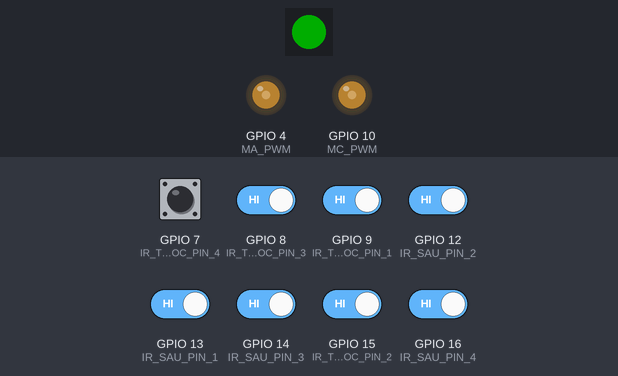
Recording of a sketch running on a simulated ESP32-S3. On the bench: 1 RGB LEDs in strip order, left to right, output pins drawn as LEDs (lit = HIGH). The test bench sets the inputs (shaded band); at power-on: GPIO 7 (IR_TRUOC_PIN_4), GPIO 8 (IR_TRUOC_PIN_3), GPIO 9 (IR_TRUOC_PIN_1), GPIO 12 (IR_SAU_PIN_2), GPIO 13 (IR_SAU_PIN_1), GPIO 14 (IR_SAU_PIN_3), GPIO 15 (IR_TRUOC_PIN_2), GPIO 16 (IR_SAU_PIN_4) HIGH. Dim RGB values are drawn brighter than linear; pins used as bus, display or sensor lines are not drawn.

Above: at 4.2 s.
4.3 s: GPIO 7 (IR_TRUOC_PIN_4) pulsed LOW 2 times (0.12 s each, 0.3 s apart)
At 6.7 s:
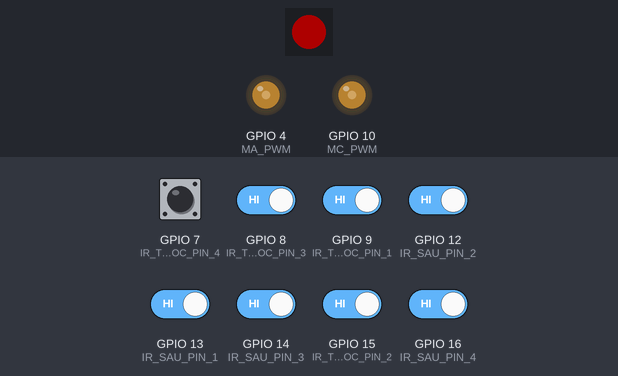
7.9 s: GPIO 7 (IR_TRUOC_PIN_4) driven LOW
At 10.1 s:
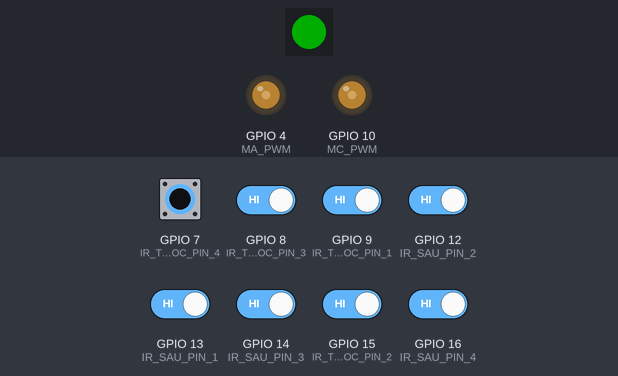
10.6 s: GPIO 7 (IR_TRUOC_PIN_4) driven HIGH
At 11.5 s:
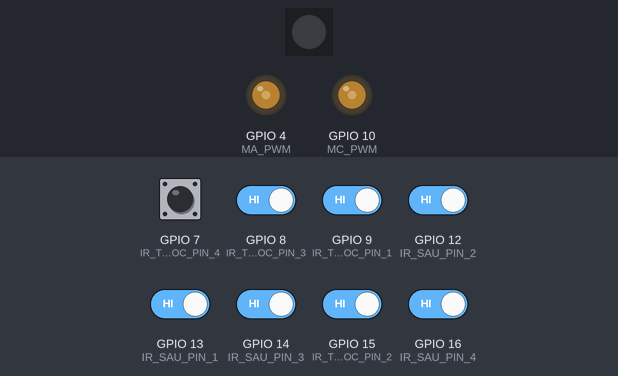
Timing chart, 0 to 22.2 s (numbered marks = the images above; inputs shaded):
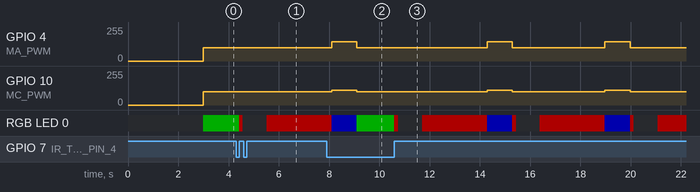

The sketch:

esp32_v1.ino
```cpp
//Lưu ý: Code cần phát triển thêm phần lùi về

#include <Arduino.h>
#include <Adafruit_NeoPixel.h>

// Khởi tạo đối tượng đèn
Adafruit_NeoPixel pixels(1, 48, NEO_GRB + NEO_KHZ800);

//Định nghĩa các trạng thái cho Máy Trạng Thái (FSM)
#define STATE_DI_THANG 0
#define STATE_DUNG_CHO 1
#define STATE_DANG_LUI 2
#define STATE_DANG_QUAY 3

//Định nghĩa tham số thời gian (đơn vị: mili giây)
#define TG_DUNG_CHO 1100  // Dừng chờ 1 giây
#define TG_LUI_TONG 2500  // Lùi trong 1.5 giây
#define TG_QUAY 1000       // Quay trong 0.8 giây

//Khai báo các biến quản lý trạng thái và thời gian
int trang_thai_hien_tai = STATE_DI_THANG;  // Bắt đầu là đi thẳng

unsigned long last_loop_time = 0;                // Để tính delta time
unsigned long thoi_gian_bat_dau_trang_thai = 0;  // Lưu mốc thời gian bắt đầu hành động
long thoi_gian_lui_con_lai = 0;                  // Dùng long (có dấu) để trừ thời gian lùi


// --- Khai báo chân cho IR ----
#define IR_TRUOC_PIN_1 9  // Chân cảm biến IR phía trước -trái
#define IR_TRUOC_PIN_2 15 // Chân cảm biến IR phía trước - phải
#define IR_SAU_PIN_1 13   // chan cam bien IR phia sau - trái
#define IR_SAU_PIN_2 12   // chan cam bien IR phia sau - phải

//--IR phụ
#define IR_TRUOC_PIN_3 8  // Chân cảm biến IR phía trước -trái
#define IR_TRUOC_PIN_4 7 // Chân cảm biến IR phía trước - phải
#define IR_SAU_PIN_3 14   // chan cam bien IR phia sau - trái
#define IR_SAU_PIN_4 16   // chan cam bien IR phia sau - phải

// --- Khai báo chân cho dc1, dc2, dc3, dc4
#define MA_PWM 4// trái - trên
#define DC1_IN1_PIN 5
#define DC1_IN2_PIN 6

#define MB_PWM 4// 7- trái
#define DC2_IN1_PIN 5//15
#define DC2_IN2_PIN 6//16

#define MC_PWM 10//Bên phải - trước
#define DC3_IN1_PIN 17
#define DC3_IN2_PIN 18

#define MD_PWM 10 //13 - Bên phải - sau
#define DC4_IN1_PIN 17 //14
#define DC4_IN2_PIN 18 //21

// --- Định nghĩa trạng thái di chuyển ---
#define CHAY_THUAN 1
#define CHAY_NGHICH -1
#define DUNG_LAI 0

// --- Khai báo ham truoc
void Ngat_Uart();
void IRAM_ATTR IR_TRUOC();
void IRAM_ATTR IR_SAU();
void lidar_quet();
void dieuKhienDongCo(int mode, int Pin_A, int Pin_B);
void xe_dung();

// --- Biến toàn cục ---
// IR
volatile int status_ir_truoc_1 = LOW;
volatile int status_ir_sau_1 = LOW;
volatile int status_ir_truoc_2 = LOW;
volatile int status_ir_sau_2 = LOW;
volatile int status_ir_truoc_3 = LOW;
volatile int status_ir_sau_3 = LOW;
volatile int status_ir_truoc_4 = LOW;
volatile int status_ir_sau_4 = LOW;
// lidar
volatile float distance = 100;
volatile float angle = 0.0;

//----Hàm ngắt cho UART---------
void Ngat_Uart() {
  String data = Serial.readStringUntil('\n');
  // 2. Tách số: "%f,%f" nghĩa là tìm số thực, bỏ qua dấu phẩy, tìm số thực tiếp
  float t1, t2;
  if (sscanf(data.c_str(), "%f,%f", &t1, &t2) == 2)
  {
    distance = t1;
    angle = t2;
  }
  lidar_quet();
}

// --- Hàm ngắt cho IR (ISR) ---
void IRAM_ATTR IR_TRUOC_1() {
  status_ir_truoc_1 = digitalRead(IR_TRUOC_PIN_1);
}
void IRAM_ATTR IR_SAU_1() {
  status_ir_sau_1 = digitalRead(IR_SAU_PIN_1);
}
void IRAM_ATTR IR_TRUOC_2() {
  status_ir_truoc_2 = digitalRead(IR_TRUOC_PIN_2);
}
void IRAM_ATTR IR_SAU_2() {
  status_ir_sau_2 = digitalRead(IR_SAU_PIN_2);
}
void IRAM_ATTR IR_TRUOC_3() {
  status_ir_truoc_3 = digitalRead(IR_TRUOC_PIN_3);
}
void IRAM_ATTR IR_SAU_3() {
  status_ir_sau_3 = digitalRead(IR_SAU_PIN_3);
}
void IRAM_ATTR IR_TRUOC_4() {
  status_ir_truoc_4 = digitalRead(IR_TRUOC_PIN_4);
}
void IRAM_ATTR IR_SAU_4() {
  status_ir_sau_4 = digitalRead(IR_SAU_PIN_4);
}

volatile int status_lidar_truoc = 0;
volatile int status_lidar_sau = 0;
void lidar_quet() {
  status_lidar_truoc = 0;
  status_lidar_sau = 0;
  if ((distance > 0.15 && distance < 0.4) && (angle > -45 && angle < 45)) {
    status_lidar_truoc = 1;
  } else if ((distance > 0.15 && distance < 0.4) && (angle > 135 || angle < -135)) {
    status_lidar_sau = 1;
  }
}

void setup() {
  Serial.begin(115200);
  // Cấu hình đèn LED RGB
  pixels.begin(); // Bắt đầu giao tiếp với LED
  pixels.setBrightness(50);
  pixels.setPixelColor(0, pixels.Color(0, 0, 0));
  pixels.show();

  // Cấu hình chân cảm biến
  pinMode(IR_TRUOC_PIN_1, INPUT_PULLUP);
  pinMode(IR_SAU_PIN_1, INPUT_PULLUP);
  pinMode(IR_TRUOC_PIN_2, INPUT_PULLUP);
  pinMode(IR_SAU_PIN_2, INPUT_PULLUP);
  pinMode(IR_TRUOC_PIN_3, INPUT_PULLUP);
  pinMode(IR_SAU_PIN_3, INPUT_PULLUP);
  pinMode(IR_TRUOC_PIN_4, INPUT_PULLUP);
  pinMode(IR_SAU_PIN_4, INPUT_PULLUP);


  // cau hinh chan dieu khien dong co
  pinMode(DC1_IN1_PIN, OUTPUT);
  pinMode(DC1_IN2_PIN, OUTPUT);
  pinMode(DC2_IN1_PIN, OUTPUT);
  pinMode(DC2_IN2_PIN, OUTPUT);
  pinMode(DC3_IN1_PIN, OUTPUT);
  pinMode(DC3_IN2_PIN, OUTPUT);
  pinMode(DC4_IN1_PIN, OUTPUT);
  pinMode(DC4_IN2_PIN, OUTPUT);
  pinMode(MA_PWM, OUTPUT);
  pinMode(MB_PWM, OUTPUT);
  pinMode(MC_PWM, OUTPUT);
  pinMode(MD_PWM, OUTPUT);
  analogWrite(MA_PWM, 0);
  analogWrite(MB_PWM, 0);
  analogWrite(MC_PWM, 0);
  analogWrite(MD_PWM, 0);

  //khoi tao ngat cho IRR
  attachInterrupt(digitalPinToInterrupt(IR_TRUOC_PIN_1), IR_TRUOC_1, CHANGE);
  attachInterrupt(digitalPinToInterrupt(IR_SAU_PIN_1), IR_SAU_1, CHANGE);
  attachInterrupt(digitalPinToInterrupt(IR_TRUOC_PIN_2), IR_TRUOC_2, CHANGE);
  attachInterrupt(digitalPinToInterrupt(IR_SAU_PIN_2), IR_SAU_2, CHANGE);
  attachInterrupt(digitalPinToInterrupt(IR_TRUOC_PIN_3), IR_TRUOC_3, CHANGE);
  attachInterrupt(digitalPinToInterrupt(IR_SAU_PIN_3), IR_SAU_3, CHANGE);
  attachInterrupt(digitalPinToInterrupt(IR_TRUOC_PIN_4), IR_TRUOC_4, CHANGE);
  attachInterrupt(digitalPinToInterrupt(IR_SAU_PIN_4), IR_SAU_4, CHANGE);

  //khoi tao ngat cho UART
  Serial.onReceive(Ngat_Uart);
  Serial.setTimeout(1);  // Tăng độ nhạy để kích hoạt ngắt nhanh hơn

  // Dừng xe khi khởi động
  xe_dung();
  int time = millis();
  while (millis() - time <= 3000) {};
}

//-------Hàm điều khiển động cơ------------------
void dieuKhienDongCo(int mode, int Pin_A, int Pin_B) {
  if (mode == CHAY_THUAN) {
    digitalWrite(Pin_A, HIGH);
    digitalWrite(Pin_B, LOW);
  } else if (mode == CHAY_NGHICH) {
    digitalWrite(Pin_A, LOW);
    digitalWrite(Pin_B, HIGH);
  } else {
    digitalWrite(Pin_A, LOW);
    digitalWrite(Pin_B, LOW);
  }
}

// --- Các hành vi của xe ---
void xe_tien() {
  pixels.setPixelColor(0, pixels.Color(0, 255, 0)); //Màu xanh lá cây
  pixels.show();
  analogWrite(MA_PWM, 100);
  analogWrite(MB_PWM, 100);
  analogWrite(MC_PWM, 100);
  analogWrite(MD_PWM, 100);
  dieuKhienDongCo(CHAY_THUAN, DC1_IN1_PIN, DC1_IN2_PIN);
  dieuKhienDongCo(CHAY_THUAN, DC2_IN1_PIN, DC2_IN2_PIN);
  dieuKhienDongCo(CHAY_THUAN, DC3_IN1_PIN, DC3_IN2_PIN);
  dieuKhienDongCo(CHAY_THUAN, DC4_IN1_PIN, DC4_IN2_PIN);
}

void xe_lui() {
  pixels.setPixelColor(0, pixels.Color(255, 0, 0)); // màu đỏ
  pixels.show();
  analogWrite(MA_PWM, 100);
  analogWrite(MB_PWM, 100);
  analogWrite(MC_PWM, 100);
  analogWrite(MD_PWM, 100);
  dieuKhienDongCo(CHAY_NGHICH, DC1_IN1_PIN, DC1_IN2_PIN);
  dieuKhienDongCo(CHAY_NGHICH, DC2_IN1_PIN, DC2_IN2_PIN);
  dieuKhienDongCo(CHAY_NGHICH, DC3_IN1_PIN, DC3_IN2_PIN);
  dieuKhienDongCo(CHAY_NGHICH, DC4_IN1_PIN, DC4_IN2_PIN);
}

void xe_dung() {
  pixels.setPixelColor(0, pixels.Color(0,0,0));
  pixels.show();
  dieuKhienDongCo(DUNG_LAI, DC1_IN1_PIN, DC1_IN2_PIN);
  dieuKhienDongCo(DUNG_LAI, DC2_IN1_PIN, DC2_IN2_PIN);
  dieuKhienDongCo(DUNG_LAI, DC3_IN1_PIN, DC3_IN2_PIN);
  dieuKhienDongCo(DUNG_LAI, DC4_IN1_PIN, DC4_IN2_PIN);
}

void xe_quay() {  // Xoay tại chỗ
  // Bên trái chạy thuận, bên phải chạy nghịch (hoặc ngược lại)
  pixels.setPixelColor(0, pixels.Color(0,0,255)); // màu xanh dương
  pixels.show();
  analogWrite(MA_PWM, 145);
  analogWrite(MB_PWM, 145);
  analogWrite(MC_PWM, 110);
  analogWrite(MD_PWM, 110);
  dieuKhienDongCo(CHAY_THUAN, DC1_IN1_PIN, DC1_IN2_PIN);
  dieuKhienDongCo(CHAY_THUAN, DC2_IN1_PIN, DC2_IN2_PIN);
  dieuKhienDongCo(CHAY_NGHICH, DC3_IN1_PIN, DC3_IN2_PIN);
  dieuKhienDongCo(CHAY_NGHICH, DC4_IN1_PIN, DC4_IN2_PIN);
}

void loop() {
  // Tính khoảng thời gian trôi qua giữa 2 lần loop (Delta Time)
  unsigned long dt = millis() - last_loop_time;
  last_loop_time = millis();

  // --- MÁY TRẠNG THÁI ---
  switch (trang_thai_hien_tai) {

    // --------------------------------------
    // TRẠNG THÁI 1: ĐANG ĐI THẲNG
    // --------------------------------------
    case STATE_DI_THANG:
      // Logic: Nếu gặp vật cản -> Chuyển sang Dừng chờ
      if ( status_ir_truoc_1 == HIGH || status_ir_truoc_2 == HIGH || status_ir_truoc_3 == HIGH || status_ir_truoc_4 == HIGH || status_lidar_truoc == 1)
      {
        xe_dung();
        // Cài đặt cho trạng thái tiếp theo
        thoi_gian_bat_dau_trang_thai = millis();
        trang_thai_hien_tai = STATE_DUNG_CHO;
      } else {
        xe_tien();  // Không có vật thì cứ đi
      }
      break;

    // --------------------------------------
    // TRẠNG THÁI 2: DỪNG CHỜ (Có phanh nghịch 50ms đầu)
    // --------------------------------------
    case STATE_DUNG_CHO:
    { // <--- BẠN ĐÃ MỞ NGOẶC Ở ĐÂY

      // Tính thời gian đã trôi qua kể từ khi bắt đầu vào trạng thái này
      unsigned long thoi_gian_da_qua = millis() - thoi_gian_bat_dau_trang_thai;

      // GIAI ĐOẠN 1: Hãm quán tính (trong 50ms đầu tiên)
      if (thoi_gian_da_qua < 150) {
        xe_lui(); // Kích hoạt động cơ quay ngược để phanh gấp
      }
      // GIAI ĐOẠN 2: Dừng hẳn và chờ (từ 50ms đến 1000ms)
      else if (thoi_gian_da_qua < TG_DUNG_CHO) {
        xe_dung(); // Ngắt động cơ, xe đứng yên
      }
      // GIAI ĐOẠN 3: Chuyển trạng thái (sau 1000ms)
      else {
        // Cài đặt cho trạng thái lùi
        thoi_gian_lui_con_lai = TG_LUI_TONG;
        trang_thai_hien_tai = STATE_DANG_LUI;
      }
    } // <--- BẠN BỊ THIẾU DẤU ĐÓNG NGOẶC NÀY (Đã bổ sung)
    break;

    // --------------------------------------
    // TRẠNG THÁI 3: ĐANG LÙI (Logic thông minh)
    // --------------------------------------
    case STATE_DANG_LUI:
    {
      // Khai báo biến static để lưu mốc thời gian gặp vật (chỉ khởi tạo 1 lần)
      static unsigned long thoi_gian_bat_dau_phanh = 0;

      // Gom điều kiện cảm biến vào biến bool cho gọn
      bool co_vat_can_sau = (status_ir_sau_1 == HIGH || status_ir_sau_2 == HIGH || status_ir_sau_3 == HIGH || status_ir_sau_4 == HIGH || status_lidar_sau == 1);

      if (co_vat_can_sau)
      {
        // --- A. XỬ LÝ KHI CÓ VẬT CẢN ---

        // Nếu đây là lần đầu tiên phát hiện vật (biến thời gian đang = 0)
        if (thoi_gian_bat_dau_phanh == 0) {
          thoi_gian_bat_dau_phanh = millis(); // Lưu lại thời điểm hiện tại
        }

        // Tính xem đã phanh được bao lâu rồi
        if (millis() - thoi_gian_bat_dau_phanh < 150) {
          xe_tien(); // Trong 150ms đầu: Chạy tới để hãm quán tính
        } else {
          xe_dung(); // Sau 150ms: Dừng hẳn
          thoi_gian_bat_dau_trang_thai = millis();
          trang_thai_hien_tai = STATE_DANG_QUAY;
        }

        // Lưu ý: Khi đang xử lý vật cản thì KHÔNG trừ thời gian lùi (thoi_gian_lui_con_lai giữ nguyên)
      }
      else
      {
        // --- B. KHÔNG CÓ VẬT CẢN ---

        // Reset biến đếm phanh về 0 để sẵn sàng cho lần gặp vật tiếp theo
        thoi_gian_bat_dau_phanh = 0;

        xe_lui(); // Lùi bình thường
        thoi_gian_lui_con_lai -= dt; // Trừ dần thời gian lùi
      }

      // Kiểm tra xem đã lùi hết giờ chưa (Tổng thời gian lùi thực tế)
      if (thoi_gian_lui_con_lai <= 0) {
        thoi_gian_bat_dau_phanh = 0; // Reset kỹ lưỡng trước khi chuyển trạng thái

        // Cài đặt cho trạng thái quay
        thoi_gian_bat_dau_trang_thai = millis();
        trang_thai_hien_tai = STATE_DANG_QUAY;
      }
    }
    break;

    // --------------------------------------
    // TRẠNG THÁI 4: ĐANG QUAY
    // --------------------------------------
    case STATE_DANG_QUAY:
      xe_quay();

      // Kiểm tra xem đã quay đủ giờ chưa
      if (millis() - thoi_gian_bat_dau_trang_thai >= TG_QUAY) {
        // Reset biến Lidar ảo để tránh kẹt
        status_lidar_truoc = 0;
        while(Serial.available()) Serial.read();
        // Quay về trạng thái ban đầu
        trang_thai_hien_tai = STATE_DI_THANG;
      }
      break;
  }
}
```

Control_1DC_PID.ino
```cpp

```

Measured:
- after the input at 4.3 s, RGB LED 0: RGB(0, 50, 0) → RGB(50, 0, 0) after 0.12 s, → off 0.15 s later, → RGB(50, 0, 0) 0.95 s later
- after the input at 10.6 s, GPIO 4 (MA_PWM): alternates 145/255 for 1.0 s and 100/255 for 3.7 s, starting after 3.7 s; GPIO 10 (MC_PWM): alternates 110/255 for 1.0 s and 100/255 for 3.7 s, starting after 3.7 s
